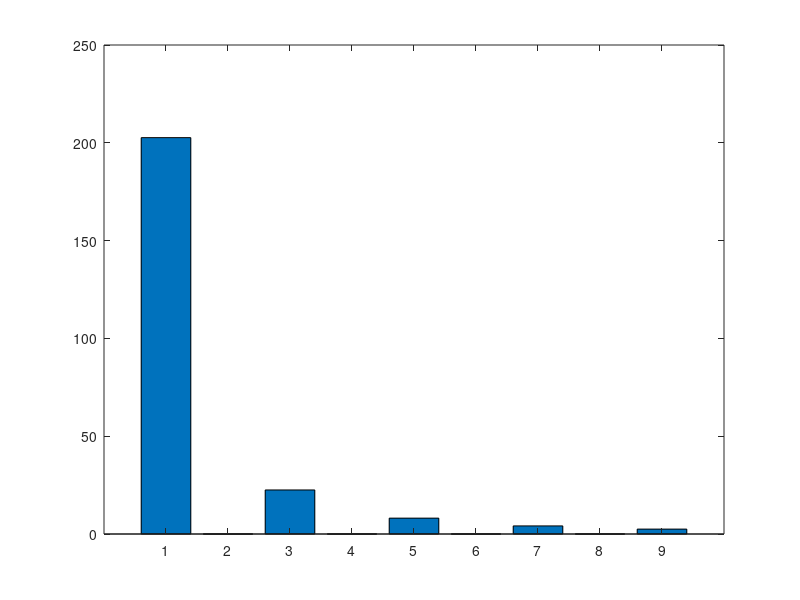

Reproduce this figure in MATLAB.
disp("Running abc.m...");

function y = make_decay1(x)
  y = 0.5 ^ (x / 20000);
endfunction

function y = make_decay2(x)
  y = 0.5 ^ (x / 10000);
endfunction

function playSound(vector, bit_rate)
  ## silence = zeros(1, bit_rate);
  ## player = audioplayer ([silence, vector], bit_rate, 16);
  player = audioplayer (vector, bit_rate, 16);
  play (player);
  while(isplaying(player))
  endwhile
endfunction

function y = puretone(BIT_RATE, seconds, frequency, phase_shift=0)
  y = sinewave(BIT_RATE * seconds, BIT_RATE/frequency, phase_shift);
endfunction

function y = createharmonics(BIT_RATE, DURATION, fundamental)
  decay1 = arrayfun(@make_decay1, [1 : BIT_RATE * DURATION]);
  decay2 = arrayfun(@make_decay2, [1 : BIT_RATE * DURATION]);
  f1 = puretone(BIT_RATE, DURATION, fundamental); % .* decay1;
  f2 = puretone(BIT_RATE, DURATION, fundamental * 2); % .* decay2;
  f3 = puretone(BIT_RATE, DURATION, fundamental * 3); % .* decay2;
  f4 = puretone(BIT_RATE, DURATION, fundamental * 4); % .* decay2;
  f5 = puretone(BIT_RATE, DURATION, fundamental * 5); % .* decay2;
  f6 = puretone(BIT_RATE, DURATION, fundamental * 6); % .* decay2;
  y = f1; ## (f1 + f2 + f3 + f4 + f5 + f6) / 6;
endfunction

function m = maxfft(BIT_RATE, X, checkFreq)
  L = length(X);
  Y = fft(X);
  P2 = abs(Y / L);
  P1 = P2(1:(L / 2) + 1);
  ## P1(2:end-1) = 2 * pi * P1(2:end-1);

  [maxVal, maxIndex] = max(P1);

  ## maxFreq = maxIndex * BIT_RATE / length(X);

  maxVal
  maxIndex

  P1(maxIndex) = 0;

  [maxVal2, maxIndex2] = max(P1);

  maxVal2
  maxIndex2
  
  m = maxIndex; # maxFreq;
endfunction

function v = ffttest(BIT_RATE, X, checkFreq)
  L = length(X);
  Y = fft(X);
  P2 = abs(Y / L);
  P1 = P2(1:(L / 2) + 1);
  checkIndex = checkFreq * L / BIT_RATE;
  [checkVal, checkIndex2] = max(P1(checkIndex - 5 : checkIndex + 5));
  v = checkVal;
endfunction

## location must be between 0.0 and 1.0 
function y = kink(L, location)
  k = location;
  x = (0 : L);
  y1 = x / (k * L);
  y2 = (1 - (x / L)) / (1 - k);
  y = [y1(1:k*L), y2(k*L+1:L)];
endfunction

function main()
  BIT_RATE = 44100;
  A3 = createharmonics(BIT_RATE, 0.5, 220);
  A4 = createharmonics(BIT_RATE, 0.5, 440);
  C4 = createharmonics(BIT_RATE, 0.5, 523.26);
  E4 = createharmonics(BIT_RATE, 0.5, 660);
  E3 = createharmonics(BIT_RATE, 0.5, 330);

  B4 = createharmonics(BIT_RATE, 0.5, 495);
  D3 = createharmonics(BIT_RATE, 0.5, 293.33);
  D4 = createharmonics(BIT_RATE, 0.5, 293.33 * 2);
  GS4 = createharmonics(BIT_RATE, 0.5, 415.305);

  F5 = createharmonics(BIT_RATE, 0.5, 348.84 * 2);
  D5 = createharmonics(BIT_RATE, 0.5, 293.33 * 4);
  A5 = createharmonics(BIT_RATE, 0.5, 880);

  aMinor = [A4, (C4 + E4) / 2, E3, (C4 + E4) / 2];
  eMajor = [B4, (E4 + GS4) / 2, E3, (D4 + GS4) / 2];
  dMinor = [A4, (D4 + F5) / 2, D3, (D4 + F5) / 2];

  ## v = ffttest(BIT_RATE, A3, 220)

  v = kink(100, 0.5);
  abs(fft(v))(1:10)

  ## ffttest(100, v, 10)

  ## disp("A4");
  ## ffttest(BIT_RATE, A4);

  ## disp("E3");
  ## ffttest(BIT_RATE, E3);

  ## disp("E4");
  ## ffttest(BIT_RATE, E4);

  ## song = [aMinor, eMajor, aMinor, eMajor, dMinor, aMinor, eMajor, A4, E3, A3];
  ## playSound(song, BIT_RATE)
  ## audiowrite("output.wav", song, BIT_RATE);

  v = kink(1000, 0.5); bar(abs(fft(v-mean(v)))(1:10)(2:end))

  
endfunction

main()
disp("Finished abc.m");
